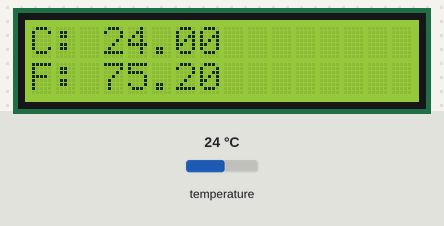
A sketch run on a simulated Arduino Uno, built with avr-gcc and run on an emulated ATmega328P. Parts: 16×2 character LCD. The inputs (shaded band) are chosen by the test bench; at power-on: temperature 24 °C. What the sketch prints to the serial monitor is not drawn.

Above: at 1.2 s.
1.3 s: temperature set to 12 °C
At 3.4 s:
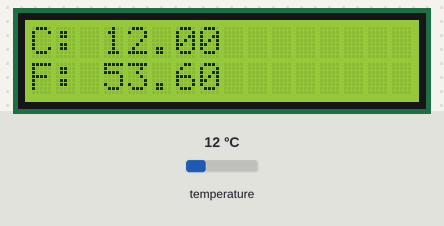
3.7 s: temperature set to 19 °C
At 6.0 s:
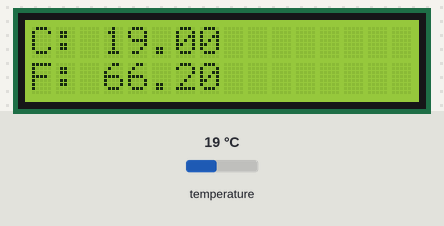
6.3 s: temperature set to 28 °C
At 8.4 s:
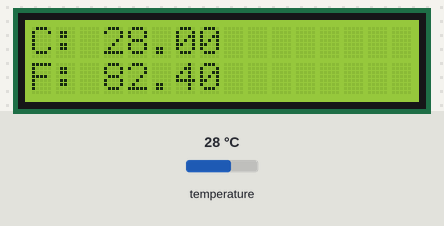
Timing chart, 0 to 9.9 s (numbered marks = the images above; inputs shaded):
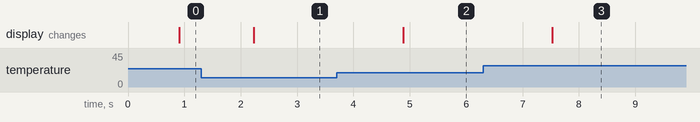

Measured:
- after the input at 1.3 s, the display: changes after 0.94 s (image 1)
- after the input at 3.7 s, the display: changes after 1.2 s (image 2)
- after the input at 6.3 s, the display: changes after 1.2 s (image 3)

The sketch:

ArduinoDS18B20Display.ino
```cpp
#include <OneWire.h>
#include <DallasTemperature.h>
#include <Wire.h>
#include <LiquidCrystal_I2C.h>

#define ONE_WIRE_BUS 2


OneWire oneWire(ONE_WIRE_BUS);

DallasTemperature sensors(&oneWire);

LiquidCrystal_I2C lcd(0x27, 16, 2);
void setup(void)
{
  sensors.begin();
  Serial.begin(9600);

  lcd.init();

  lcd.backlight();
  lcd.clear();
  lcd.setCursor(1,0);
  lcd.print("SniperPig");
}

void loop(void)
{
  sensors.requestTemperatures();

  Serial.print("Temperature: ");
  Serial.print(sensors.getTempCByIndex(0));
  Serial.print((char)176);
  Serial.println("C | ");

  lcd.clear();
  lcd.setCursor(0,0);
  lcd.print("C: ");
  lcd.print(sensors.getTempCByIndex(0));

  lcd.setCursor(0,1);
  lcd.print("F: ");
  lcd.print((sensors.getTempCByIndex(0) * 9.0) / 5.0 + 32.0);

  Serial.print((sensors.getTempCByIndex(0) * 9.0) / 5.0 + 32.0);
  Serial.print((char)176);//shows degrees character
  Serial.println("F");

  delay(500);
}
```
